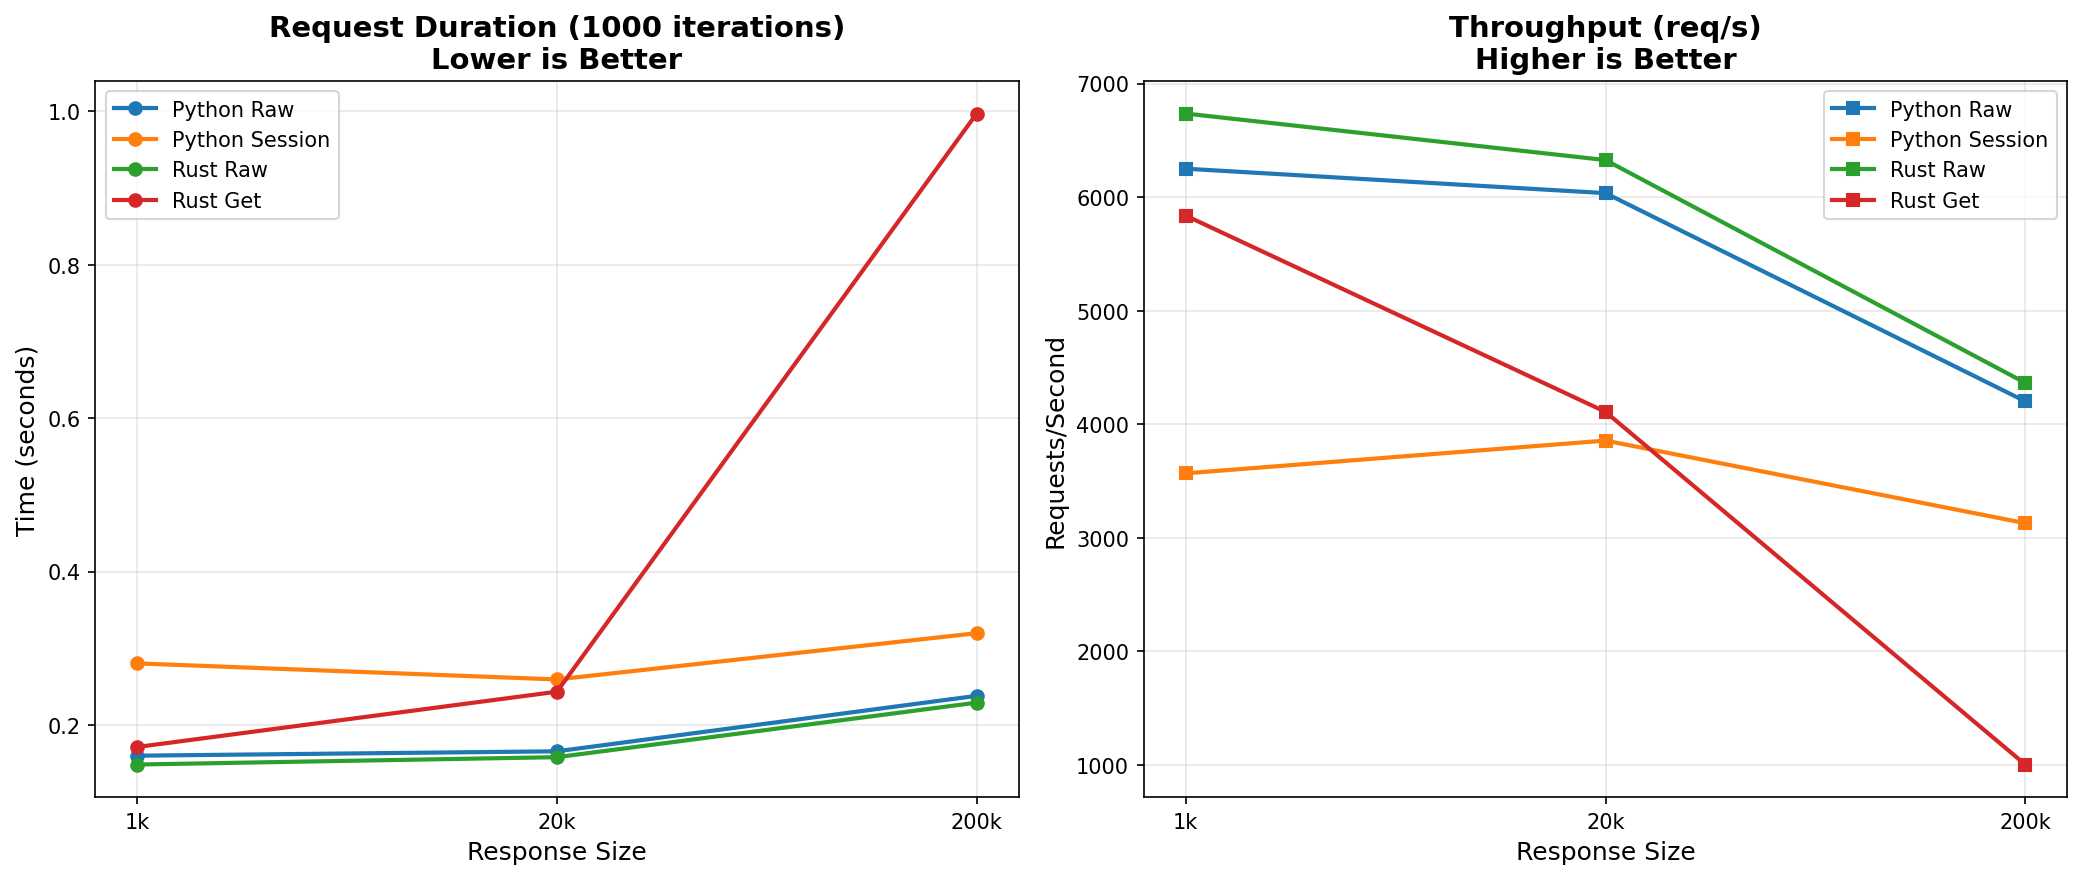

This figure's Python source:
#!/usr/bin/env python3
"""
Benchmark comparison: Python curl_cffi vs Rust hyprcurl

Requirements:
- uv add curl_cffi pandas matplotlib
- cargo build --release --features python
- Test server running on localhost:8000
"""

import time
import sys
import os
from io import BytesIO
import pandas as pd
import matplotlib.pyplot as plt

# Import Python curl_cffi (from installed package)
import curl_cffi
from curl_cffi import Curl as PythonCurl
from curl_cffi.requests import Session

# Try to import Rust version (if built)
try:
    sys.path.insert(0, os.path.join(os.path.dirname(__file__), '..', 'target', 'release'))
    import hyprcurl as rust_curl
    RUST_AVAILABLE = True
except ImportError:
    RUST_AVAILABLE = False
    print("Warning: Rust hyprcurl not available. Build with: cargo build --release --features python")

results = []

def bench_python_raw(url, iterations=1000):
    """Benchmark Python curl_cffi raw interface"""
    curl = PythonCurl()

    start = time.time()
    for _ in range(iterations):
        buffer = BytesIO()
        curl.setopt(curl_cffi.CurlOpt.URL, url)
        curl.setopt(curl_cffi.CurlOpt.WRITEDATA, buffer)
        curl.perform()
    duration = time.time() - start

    curl.close()
    return duration

def bench_python_session(url, iterations=1000):
    """Benchmark Python curl_cffi Session interface"""
    session = Session()

    start = time.time()
    for _ in range(iterations):
        session.get(url)
    duration = time.time() - start

    session.close()
    return duration

def bench_rust_raw(url, iterations=1000):
    """Benchmark Rust curl-cffi-rs"""
    if not RUST_AVAILABLE:
        return None

    curl = rust_curl.Curl()

    start = time.time()
    for _ in range(iterations):
        curl.set_url(url)
        data = curl.perform()
    duration = time.time() - start

    return duration

def bench_rust_convenience(url, iterations=1000):
    """Benchmark Rust convenience function"""
    if not RUST_AVAILABLE:
        return None

    start = time.time()
    for _ in range(iterations):
        data = rust_curl.get(url)
    duration = time.time() - start

    return duration

def run_benchmarks():
    """Run all benchmarks"""
    print("=" * 60)
    print("Python curl_cffi vs Rust hyprcurl Benchmark")
    print("=" * 60)
    print()

    sizes = ["1k", "20k", "200k"]
    iterations = 1000

    for size in sizes:
        url = f"http://localhost:8000/{size}"
        print(f"\nBenchmarking {size} responses ({iterations} iterations)...")
        print("-" * 60)

        # Python raw
        py_raw_time = bench_python_raw(url, iterations)
        print(f"Python Raw:    {py_raw_time:.3f}s ({iterations/py_raw_time:.1f} req/s)")
        results.append({
            'implementation': 'Python Raw',
            'size': size,
            'duration': py_raw_time,
            'req_per_sec': iterations / py_raw_time
        })

        # Python session
        py_session_time = bench_python_session(url, iterations)
        print(f"Python Session: {py_session_time:.3f}s ({iterations/py_session_time:.1f} req/s)")
        results.append({
            'implementation': 'Python Session',
            'size': size,
            'duration': py_session_time,
            'req_per_sec': iterations / py_session_time
        })

        # Rust raw
        if RUST_AVAILABLE:
            rust_raw_time = bench_rust_raw(url, iterations)
            print(f"Rust Raw:      {rust_raw_time:.3f}s ({iterations/rust_raw_time:.1f} req/s)")
            speedup = py_raw_time / rust_raw_time
            print(f"               ↑ {speedup:.2f}x faster than Python Raw")
            results.append({
                'implementation': 'Rust Raw',
                'size': size,
                'duration': rust_raw_time,
                'req_per_sec': iterations / rust_raw_time
            })

            # Rust convenience
            rust_conv_time = bench_rust_convenience(url, iterations)
            print(f"Rust Get:      {rust_conv_time:.3f}s ({iterations/rust_conv_time:.1f} req/s)")
            results.append({
                'implementation': 'Rust Get',
                'size': size,
                'duration': rust_conv_time,
                'req_per_sec': iterations / rust_conv_time
            })

    print("\n" + "=" * 60)
    print("Benchmark Complete!")
    print("=" * 60)

    # Save results
    df = pd.DataFrame(results)
    df.to_csv('python_vs_rust_bench.csv', index=False)
    print("\nResults saved to: python_vs_rust_bench.csv")

    # Generate plots
    generate_plots(df)

def generate_plots(df):
    """Generate comparison plots"""
    fig, (ax1, ax2) = plt.subplots(1, 2, figsize=(14, 6))

    # Plot 1: Duration comparison
    for impl in df['implementation'].unique():
        data = df[df['implementation'] == impl]
        ax1.plot(data['size'], data['duration'], marker='o', label=impl, linewidth=2)

    ax1.set_xlabel('Response Size', fontsize=12)
    ax1.set_ylabel('Time (seconds)', fontsize=12)
    ax1.set_title('Request Duration (1000 iterations)\nLower is Better', fontsize=14, fontweight='bold')
    ax1.legend()
    ax1.grid(True, alpha=0.3)

    # Plot 2: Requests per second
    for impl in df['implementation'].unique():
        data = df[df['implementation'] == impl]
        ax2.plot(data['size'], data['req_per_sec'], marker='s', label=impl, linewidth=2)

    ax2.set_xlabel('Response Size', fontsize=12)
    ax2.set_ylabel('Requests/Second', fontsize=12)
    ax2.set_title('Throughput (req/s)\nHigher is Better', fontsize=14, fontweight='bold')
    ax2.legend()
    ax2.grid(True, alpha=0.3)

    plt.tight_layout()
    plt.savefig('python_vs_rust_bench.png', dpi=150, bbox_inches='tight')
    print("Plot saved to: python_vs_rust_bench.png")

    # Calculate and display speedups
    if RUST_AVAILABLE:
        print("\n" + "=" * 60)
        print("SPEEDUP ANALYSIS")
        print("=" * 60)
        for size in df['size'].unique():
            py_raw = df[(df['implementation'] == 'Python Raw') & (df['size'] == size)]['duration'].values[0]
            rust_raw = df[(df['implementation'] == 'Rust Raw') & (df['size'] == size)]['duration'].values[0]
            speedup = py_raw / rust_raw
            print(f"{size:>5}: Rust is {speedup:.2f}x faster than Python")

if __name__ == '__main__':
    try:
        run_benchmarks()
    except KeyboardInterrupt:
        print("\n\nBenchmark interrupted by user.")
    except Exception as e:
        print(f"\n\nError: {e}")
        print("\nMake sure:")
        print("1. Test server is running: python server.py")
        print("2. Rust library is built: cargo build --release --features python")
        sys.exit(1)
